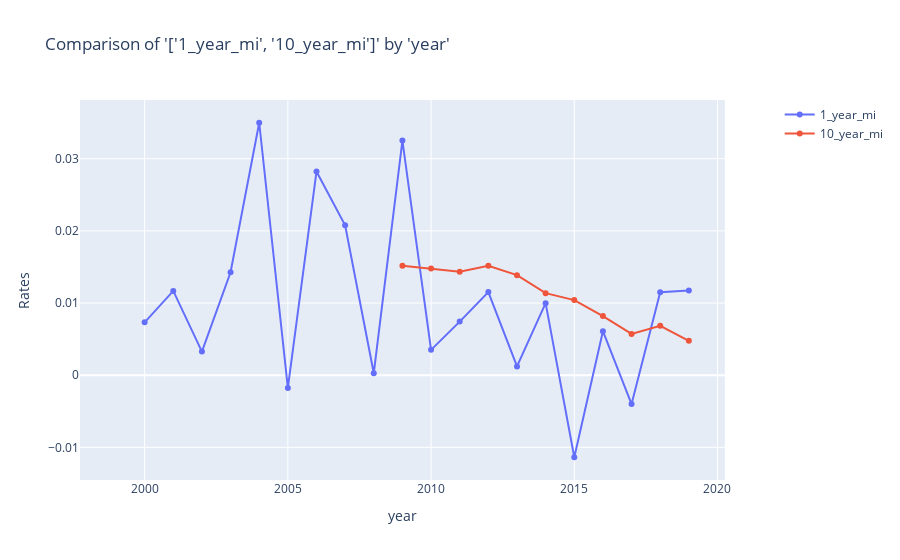

Notebook cell for this chart:
### Markdown cell above
### Chart

### Code cell
charters.compare_rates(
    df=mi,
    x_axis="year",
    rates=["1_year_mi", "10_year_mi"],
)

### Figure 1 — Plotly figure (JSON) as saved in the notebook; plotly's stock layout.template omitted (floating-point values rounded to 4 significant figures)
{"data": [{"mode": "lines+markers", "name": "1_year_mi", "type": "scatter", "x": [1999, 2000, 2001, 2002, 2003, 2004, 2005, 2006, 2007, 2008, 2009, 2010, 2011, 2012, 2013, 2014, 2015, 2016, 2017, 2018, 2019], "xaxis": "x", "y": [null, 0.007319, 0.01168, 0.003273, 0.01426, 0.03498, -0.001759, 0.02822, 0.02077, 0.0002745, 0.03251, 0.003509, 0.007424, 0.01151, 0.001214, 0.009985, -0.01137, 0.006094, -0.004006, 0.01149, 0.01175], "yaxis": "y"}, {"mode": "lines+markers", "name": "10_year_mi", "type": "scatter", "x": [1999, 2000, 2001, 2002, 2003, 2004, 2005, 2006, 2007, 2008, 2009, 2010, 2011, 2012, 2013, 2014, 2015, 2016, 2017, 2018, 2019], "xaxis": "x", "y": [null, null, null, null, null, null, null, null, null, null, 0.01515, 0.01477, 0.01435, 0.01517, 0.01387, 0.01137, 0.0104, 0.008192, 0.005714, 0.006836, 0.00476], "yaxis": "y"}], "layout": {"autosize": true, "title": {"text": "Comparison of '['1_year_mi', '10_year_mi']' by 'year'"}, "xaxis": {"anchor": "y", "autorange": true, "domain": [0, 0.94], "range": [1998.0, 2020.0], "title": {"text": "year"}, "type": "linear"}, "yaxis": {"anchor": "x", "autorange": true, "domain": [0, 1], "range": [-0.0152, 0.03881], "title": {"text": "Rates"}, "type": "linear"}, "yaxis2": {"anchor": "x", "overlaying": "y", "side": "right"}}}
